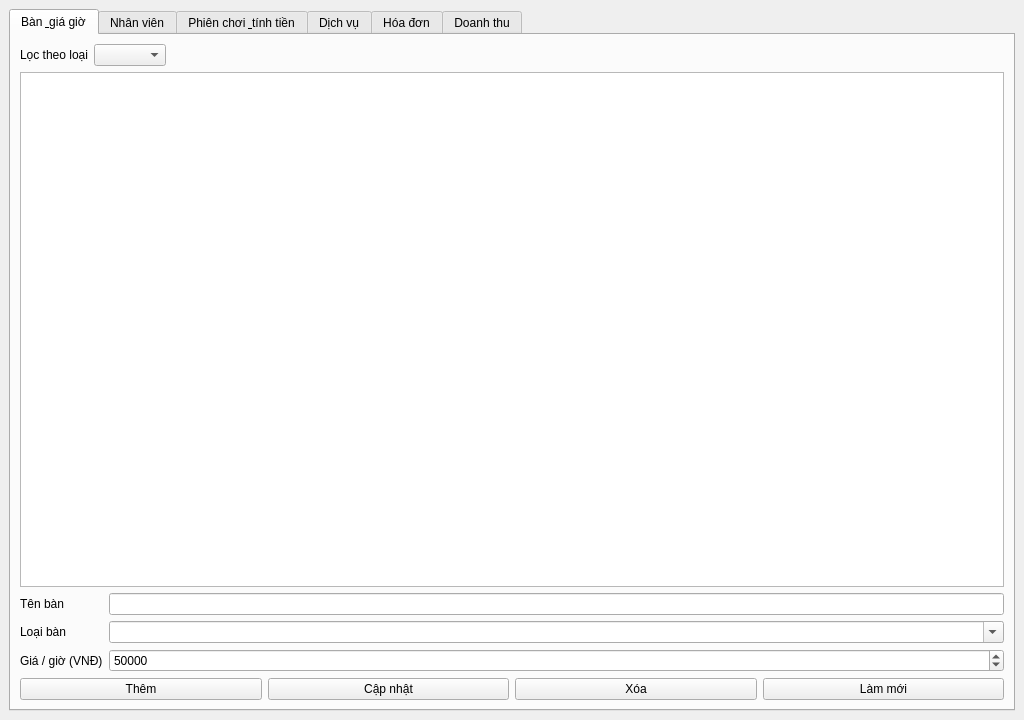
<?xml version="1.0" encoding="UTF-8"?>
<ui version="4.0">
 <class>MainWindow</class>
 <widget class="QMainWindow" name="MainWindow">
  <property name="geometry">
   <rect>
    <x>0</x>
    <y>0</y>
    <width>1024</width>
    <height>720</height>
   </rect>
  </property>
  <property name="windowTitle">
   <string>Quản lý quán Bi-a</string>
  </property>
  <widget class="QWidget" name="centralwidget">
   <layout class="QVBoxLayout" name="verticalLayout_main">
    <item>
     <widget class="QTabWidget" name="tabWidget">
      <property name="currentIndex">
       <number>0</number>
      </property>
      <widget class="QWidget" name="tabBan">
       <attribute name="title">
        <string>Bàn &amp; giá giờ</string>
       </attribute>
       <layout class="QVBoxLayout" name="verticalLayout_ban">
        <item>
         <layout class="QHBoxLayout" name="horizontalLayout_locBan">
          <item>
           <widget class="QLabel" name="label_loc_loai_ban">
            <property name="text">
             <string>Lọc theo loại</string>
            </property>
           </widget>
          </item>
          <item>
           <widget class="QComboBox" name="comboLocLoaiBan"/>
          </item>
          <item>
           <spacer name="horizontalSpacer_locBan">
            <property name="orientation">
             <enum>Qt::Horizontal</enum>
            </property>
            <property name="sizeHint" stdset="0">
             <size>
              <width>40</width>
              <height>20</height>
             </size>
            </property>
           </spacer>
          </item>
         </layout>
        </item>
        <item>
         <widget class="QTableWidget" name="tableBan">
          <property name="alternatingRowColors">
           <bool>true</bool>
          </property>
          <property name="selectionBehavior">
           <enum>QAbstractItemView::SelectRows</enum>
          </property>
         </widget>
        </item>
        <item>
         <layout class="QFormLayout" name="formLayout_ban">
          <item row="0" column="0">
           <widget class="QLabel" name="label_ten_ban">
            <property name="text">
             <string>Tên bàn</string>
            </property>
           </widget>
          </item>
          <item row="0" column="1">
           <widget class="QLineEdit" name="editTenBan"/>
          </item>
          <item row="1" column="0">
           <widget class="QLabel" name="label_loai_ban">
            <property name="text">
             <string>Loại bàn</string>
            </property>
           </widget>
          </item>
          <item row="1" column="1">
           <widget class="QComboBox" name="comboLoaiBan">
            <property name="editable">
             <bool>true</bool>
            </property>
           </widget>
          </item>
          <item row="2" column="0">
           <widget class="QLabel" name="label_gia_gio">
            <property name="text">
             <string>Giá / giờ (VNĐ)</string>
            </property>
           </widget>
          </item>
          <item row="2" column="1">
           <widget class="QDoubleSpinBox" name="spinGiaGio">
            <property name="decimals">
             <number>0</number>
            </property>
            <property name="maximum">
             <double>100000000.000000000000000</double>
            </property>
            <property name="singleStep">
             <double>1000.000000000000000</double>
            </property>
            <property name="value">
             <double>50000.000000000000000</double>
            </property>
           </widget>
          </item>
         </layout>
        </item>
        <item>
         <layout class="QHBoxLayout" name="horizontalLayout_ban_btns">
          <item>
           <widget class="QPushButton" name="btnBanThem">
            <property name="text">
             <string>Thêm</string>
            </property>
           </widget>
          </item>
          <item>
           <widget class="QPushButton" name="btnBanSua">
            <property name="text">
             <string>Cập nhật</string>
            </property>
           </widget>
          </item>
          <item>
           <widget class="QPushButton" name="btnBanXoa">
            <property name="text">
             <string>Xóa</string>
            </property>
           </widget>
          </item>
          <item>
           <widget class="QPushButton" name="btnBanLamMoi">
            <property name="text">
             <string>Làm mới</string>
            </property>
           </widget>
          </item>
         </layout>
        </item>
       </layout>
      </widget>
      <widget class="QWidget" name="tabNhanVien">
       <attribute name="title">
        <string>Nhân viên</string>
       </attribute>
       <layout class="QVBoxLayout" name="verticalLayout_nv">
        <item>
         <widget class="QTableWidget" name="tableNhanVien">
          <property name="alternatingRowColors">
           <bool>true</bool>
          </property>
          <property name="selectionBehavior">
           <enum>QAbstractItemView::SelectRows</enum>
          </property>
         </widget>
        </item>
        <item>
         <layout class="QFormLayout" name="formLayout_nv">
          <item row="0" column="0">
           <widget class="QLabel" name="label_nv_ten">
            <property name="text">
             <string>Họ tên</string>
            </property>
           </widget>
          </item>
          <item row="0" column="1">
           <widget class="QLineEdit" name="editNVTen"/>
          </item>
          <item row="1" column="0">
           <widget class="QLabel" name="label_nv_sdt">
            <property name="text">
             <string>Số điện thoại</string>
            </property>
           </widget>
          </item>
          <item row="1" column="1">
           <widget class="QLineEdit" name="editNVSDT"/>
          </item>
          <item row="2" column="0">
           <widget class="QLabel" name="label_nv_luong">
            <property name="text">
             <string>Lương (VNĐ/tháng)</string>
            </property>
           </widget>
          </item>
          <item row="2" column="1">
           <widget class="QDoubleSpinBox" name="spinNVLuong">
            <property name="decimals">
             <number>0</number>
            </property>
            <property name="maximum">
             <double>100000000.000000000000000</double>
            </property>
            <property name="singleStep">
             <double>500000.000000000000000</double>
            </property>
           </widget>
          </item>
          <item row="3" column="0">
           <widget class="QLabel" name="label_nv_chuc">
            <property name="text">
             <string>Chức vụ</string>
            </property>
           </widget>
          </item>
          <item row="3" column="1">
           <widget class="QLineEdit" name="editNVChucVu"/>
          </item>
         </layout>
        </item>
        <item>
         <layout class="QHBoxLayout" name="horizontalLayout_nv_btns">
          <item>
           <widget class="QPushButton" name="btnNVThem">
            <property name="text">
             <string>Thêm</string>
            </property>
           </widget>
          </item>
          <item>
           <widget class="QPushButton" name="btnNVSua">
            <property name="text">
             <string>Cập nhật</string>
            </property>
           </widget>
          </item>
          <item>
           <widget class="QPushButton" name="btnNVXoa">
            <property name="text">
             <string>Xóa</string>
            </property>
           </widget>
          </item>
          <item>
           <widget class="QPushButton" name="btnNVLamMoi">
            <property name="text">
             <string>Làm mới</string>
            </property>
           </widget>
          </item>
         </layout>
        </item>
       </layout>
      </widget>
      <widget class="QWidget" name="tabPhienChoi">
       <attribute name="title">
        <string>Phiên chơi &amp; tính tiền</string>
       </attribute>
       <layout class="QVBoxLayout" name="verticalLayout_phien">
        <item>
         <widget class="QLabel" name="label_phien_hint">
          <property name="text">
           <string>Bắt đầu phiên trên bàn trống; thêm dịch vụ trong lúc chơi; kết thúc để lập hóa đơn theo thời gian × giá giờ.</string>
          </property>
          <property name="wordWrap">
           <bool>true</bool>
          </property>
         </widget>
        </item>
        <item>
         <layout class="QHBoxLayout" name="horizontalLayout_bat_dau">
          <item>
           <widget class="QLabel" name="label_combo_ban">
            <property name="text">
             <string>Bàn trống</string>
            </property>
           </widget>
          </item>
          <item>
           <widget class="QComboBox" name="comboBanTrong"/>
          </item>
          <item>
           <widget class="QLabel" name="label_combo_nv">
            <property name="text">
             <string>Nhân viên</string>
            </property>
           </widget>
          </item>
          <item>
           <widget class="QComboBox" name="comboNVPhien"/>
          </item>
          <item>
           <widget class="QPushButton" name="btnBatDauPhien">
            <property name="text">
             <string>Bắt đầu phiên</string>
            </property>
           </widget>
          </item>
         </layout>
        </item>
        <item>
         <layout class="QHBoxLayout" name="horizontalLayout_locPhien">
          <item>
           <widget class="QLabel" name="label_loc_loai_phien">
            <property name="text">
             <string>Lọc theo loại</string>
            </property>
           </widget>
          </item>
          <item>
           <widget class="QComboBox" name="comboLocPhien"/>
          </item>
          <item>
           <spacer name="horizontalSpacer_locPhien">
            <property name="orientation">
             <enum>Qt::Horizontal</enum>
            </property>
            <property name="sizeHint" stdset="0">
             <size>
              <width>40</width>
              <height>20</height>
             </size>
            </property>
           </spacer>
          </item>
         </layout>
        </item>
        <item>
         <widget class="QLabel" name="labelPhienSoDoHint">
          <property name="text">
           <string>Sơ đồ bàn: bấm bàn trống để chọn mở phiên; bấm bàn đang chơi để chọn phiên trong bảng dưới.</string>
          </property>
          <property name="wordWrap">
           <bool>true</bool>
          </property>
         </widget>
        </item>
        <item>
         <widget class="QScrollArea" name="scrollAreaPhienBan">
          <property name="widgetResizable">
           <bool>true</bool>
          </property>
          <property name="frameShape">
           <enum>QFrame::StyledPanel</enum>
          </property>
          <property name="minimumSize">
           <size>
            <width>0</width>
            <height>200</height>
           </size>
          </property>
          <widget class="QWidget" name="widgetPhienBanTiles">
           <property name="geometry">
            <rect>
             <x>0</x>
             <y>0</y>
             <width>980</width>
             <height>360</height>
            </rect>
           </property>
           <layout class="QGridLayout" name="gridLayoutPhienBanTiles">
            <property name="leftMargin">
             <number>8</number>
            </property>
            <property name="topMargin">
             <number>8</number>
            </property>
            <property name="rightMargin">
             <number>8</number>
            </property>
            <property name="bottomMargin">
             <number>8</number>
            </property>
            <property name="spacing">
             <number>12</number>
            </property>
           </layout>
          </widget>
         </widget>
        </item>
        <item>
         <widget class="QLabel" name="label_phien_dang_choi">
          <property name="text">
           <string>Phiên đang chơi</string>
          </property>
         </widget>
        </item>
        <item>
         <widget class="QTableWidget" name="tablePhienDangChoi">
          <property name="alternatingRowColors">
           <bool>true</bool>
          </property>
          <property name="selectionBehavior">
           <enum>QAbstractItemView::SelectRows</enum>
          </property>
         </widget>
        </item>
        <item>
         <layout class="QHBoxLayout" name="horizontalLayout_them_dv">
          <item>
           <widget class="QLabel" name="label_dv_combo">
            <property name="text">
             <string>Dịch vụ</string>
            </property>
           </widget>
          </item>
          <item>
           <widget class="QComboBox" name="comboDichVuPhien"/>
          </item>
          <item>
           <widget class="QLabel" name="label_sl">
            <property name="text">
             <string>Số lượng</string>
            </property>
           </widget>
          </item>
          <item>
           <widget class="QSpinBox" name="spinSoLuongDV">
            <property name="minimum">
             <number>1</number>
            </property>
            <property name="maximum">
             <number>999</number>
            </property>
           </widget>
          </item>
          <item>
           <widget class="QPushButton" name="btnThemDVPhien">
            <property name="text">
             <string>Thêm vào phiên</string>
            </property>
           </widget>
          </item>
         </layout>
        </item>
        <item>
         <widget class="QTableWidget" name="tableDichVuTamPhien">
          <property name="alternatingRowColors">
           <bool>true</bool>
          </property>
         </widget>
        </item>
        <item>
         <layout class="QHBoxLayout" name="horizontalLayout_ket_thuc">
          <item>
           <widget class="QLabel" name="label_tong_tam">
            <property name="text">
             <string>Tạm tính dịch vụ:</string>
            </property>
           </widget>
          </item>
          <item>
           <widget class="QLabel" name="labelTongTamDV">
            <property name="text">
             <string>0</string>
            </property>
           </widget>
          </item>
          <item>
           <spacer name="horizontalSpacer_phien">
            <property name="orientation">
             <enum>Qt::Orientation::Horizontal</enum>
            </property>
            <property name="sizeHint" stdset="0">
             <size>
              <width>40</width>
              <height>20</height>
             </size>
            </property>
           </spacer>
          </item>
          <item>
           <widget class="QPushButton" name="btnXoaDongDV">
            <property name="text">
             <string>Xóa dòng dịch vụ</string>
            </property>
           </widget>
          </item>
          <item>
           <widget class="QPushButton" name="btnKetThucPhien">
            <property name="text">
             <string>Kết thúc &amp; lập hóa đơn</string>
            </property>
           </widget>
          </item>
         </layout>
        </item>
       </layout>
      </widget>
      <widget class="QWidget" name="tabDichVu">
       <attribute name="title">
        <string>Dịch vụ</string>
       </attribute>
       <layout class="QVBoxLayout" name="verticalLayout_dv">
        <item>
         <widget class="QTableWidget" name="tableDichVu">
          <property name="alternatingRowColors">
           <bool>true</bool>
          </property>
          <property name="selectionBehavior">
           <enum>QAbstractItemView::SelectRows</enum>
          </property>
         </widget>
        </item>
        <item>
         <layout class="QFormLayout" name="formLayout_dv">
          <item row="0" column="0">
           <widget class="QLabel" name="label_dv_ten">
            <property name="text">
             <string>Tên</string>
            </property>
           </widget>
          </item>
          <item row="0" column="1">
           <widget class="QLineEdit" name="editDVTen"/>
          </item>
          <item row="1" column="0">
           <widget class="QLabel" name="label_dv_gia">
            <property name="text">
             <string>Giá (VNĐ)</string>
            </property>
           </widget>
          </item>
          <item row="1" column="1">
           <widget class="QDoubleSpinBox" name="spinDVGia">
            <property name="decimals">
             <number>0</number>
            </property>
            <property name="maximum">
             <double>10000000.000000000000000</double>
            </property>
            <property name="singleStep">
             <double>1000.000000000000000</double>
            </property>
           </widget>
          </item>
         </layout>
        </item>
        <item>
         <layout class="QHBoxLayout" name="horizontalLayout_dv_btns">
          <item>
           <widget class="QPushButton" name="btnDVThem">
            <property name="text">
             <string>Thêm</string>
            </property>
           </widget>
          </item>
          <item>
           <widget class="QPushButton" name="btnDVSua">
            <property name="text">
             <string>Cập nhật</string>
            </property>
           </widget>
          </item>
          <item>
           <widget class="QPushButton" name="btnDVXoa">
            <property name="text">
             <string>Xóa</string>
            </property>
           </widget>
          </item>
          <item>
           <widget class="QPushButton" name="btnDVLamMoi">
            <property name="text">
             <string>Làm mới</string>
            </property>
           </widget>
          </item>
         </layout>
        </item>
       </layout>
      </widget>
      <widget class="QWidget" name="tabHoaDon">
       <attribute name="title">
        <string>Hóa đơn</string>
       </attribute>
       <layout class="QVBoxLayout" name="verticalLayout_hd">
        <item>
         <widget class="QTableWidget" name="tableHoaDon">
          <property name="alternatingRowColors">
           <bool>true</bool>
          </property>
          <property name="selectionBehavior">
           <enum>QAbstractItemView::SelectRows</enum>
          </property>
         </widget>
        </item>
        <item>
         <layout class="QHBoxLayout" name="horizontalLayout_hd">
          <item>
           <widget class="QPushButton" name="btnHoaDonLamMoi">
            <property name="text">
             <string>Làm mới danh sách</string>
            </property>
           </widget>
          </item>
          <item>
           <widget class="QPushButton" name="btnXuatHoaDon">
            <property name="text">
             <string>Xuất hóa đơn (TXT)…</string>
            </property>
           </widget>
          </item>
         </layout>
        </item>
       </layout>
      </widget>
      <widget class="QWidget" name="tabDoanhThu">
       <attribute name="title">
        <string>Doanh thu</string>
       </attribute>
       <layout class="QVBoxLayout" name="verticalLayout_dt">
        <item>
         <layout class="QHBoxLayout" name="horizontalLayout_dt">
          <item>
           <widget class="QLabel" name="label_dt_tu">
            <property name="text">
             <string>Từ ngày</string>
            </property>
           </widget>
          </item>
          <item>
           <widget class="QDateEdit" name="dateTu">
            <property name="calendarPopup">
             <bool>true</bool>
            </property>
            <property name="displayFormat">
             <string>yyyy-MM-dd</string>
            </property>
           </widget>
          </item>
          <item>
           <widget class="QLabel" name="label_dt_den">
            <property name="text">
             <string>Đến ngày</string>
            </property>
           </widget>
          </item>
          <item>
           <widget class="QDateEdit" name="dateDen">
            <property name="calendarPopup">
             <bool>true</bool>
            </property>
            <property name="displayFormat">
             <string>yyyy-MM-dd</string>
            </property>
           </widget>
          </item>
          <item>
           <widget class="QPushButton" name="btnLocDoanhThu">
            <property name="text">
             <string>Lọc</string>
            </property>
           </widget>
          </item>
         </layout>
        </item>
        <item>
         <widget class="QLabel" name="labelTongDoanhThu">
          <property name="text">
           <string>Tổng doanh thu: 0 VNĐ</string>
          </property>
         </widget>
        </item>
        <item>
         <widget class="QTableWidget" name="tableDoanhThu">
          <property name="alternatingRowColors">
           <bool>true</bool>
          </property>
         </widget>
        </item>
       </layout>
      </widget>
     </widget>
    </item>
   </layout>
  </widget>
 </widget>
 <resources/>
 <connections/>
</ui>
